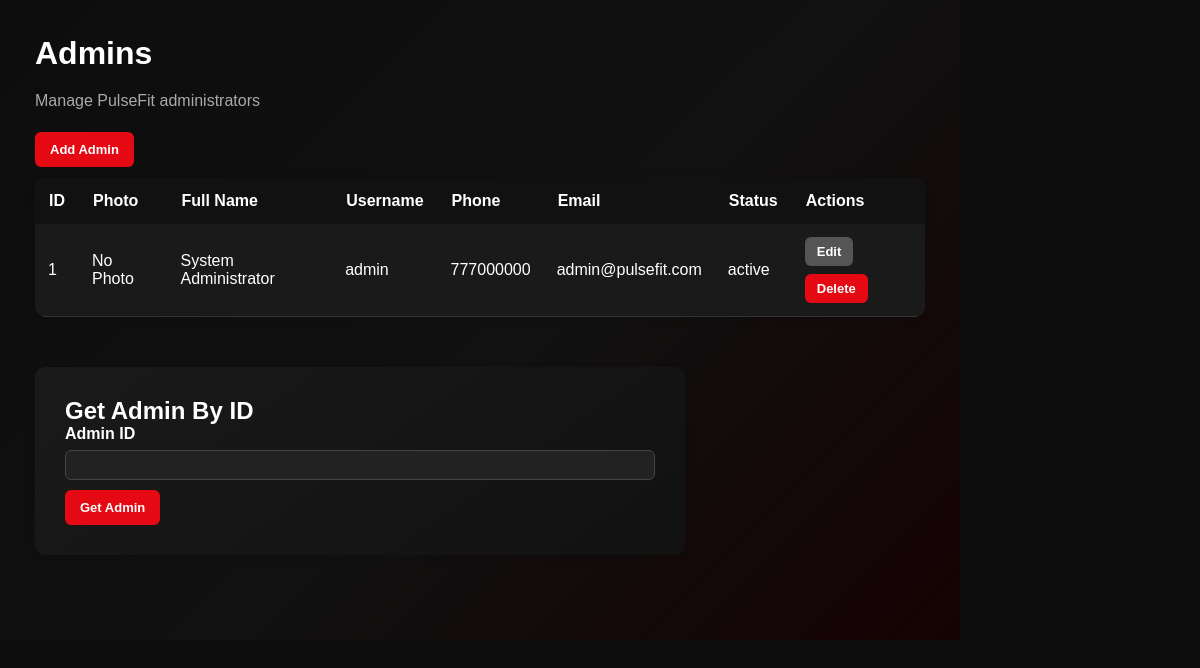
Page /pages/admin/super_admin/admins.php on the committed database.
### tables this page shows
CREATE TABLE `users` (
  `user_id` int(10) NOT NULL COMMENT 'pk',
  `full_name` varchar(100) NOT NULL,
  `username` varchar(50) NOT NULL,
  `password` varchar(255) NOT NULL,
  `role` varchar(20) NOT NULL,
  `profile_id` int(10) DEFAULT 4,
  `phone` varchar(20) NOT NULL,
  `email` varchar(100) NOT NULL,
  `status` varchar(20) NOT NULL,
  `image` varchar(255) DEFAULT NULL
);

### classes/BaseModel.php (called while the page is built, shortened)
<?php
require_once __DIR__ . "/../config/database.php";
class BaseModel
{
    protected $conn;
    public function __construct()
    {
        global $conn;
        $this->conn = $conn;
    }
    protected function fetchAll($sql, $types = "", ...$params)
    {
        $stmt = $this->conn->prepare($sql);
        if (!empty($types)) {
            $stmt->bind_param($types, ...$params);
        }
        if (!$stmt->execute()) {
            die("Execute failed: " . $stmt->error);
        }
        $result = $stmt->get_result();
        return $result->fetch_all(MYSQLI_ASSOC);
    }
}

### classes/user.php (called while the page is built, shortened)
<?php
require_once __DIR__ . "/BaseModel.php";
class User extends BaseModel
{
public function getAdmins()
{
    return $this->fetchAll(
        "SELECT
            users.*,
            profiles.profile_name
         FROM users
         LEFT JOIN profiles
            ON users.profile_id = profiles.profile_id
         WHERE users.profile_id = ?
         ORDER BY users.user_id DESC",
        "i",
        1
    );
}
}

### pages/admin/super_admin/admins.php (the view, shortened to what this page needs)
<?php
require_once __DIR__ . "/../../../classes/user.php";
$user = new User();
$admins = $user->getAdmins();
?>
<!DOCTYPE html>
<html lang="en">
<head>
    <link
        rel="stylesheet"
        href="../../../assets/css/style.css"
    >
</head>
<body>
<div class="main-content">
    <div class="dashboard-header">
        <div>
            <h1>
                Admins
            </h1>
            <p>
                Manage PulseFit administrators
            </p>
        </div>
    </div>
    <div style="margin-bottom: 20px;">
        <a
            href="add_admin.php"
            class="form-button"
        >
            Add Admin
        </a>
    </div>
    <table>
        <tr>
            <th>
                ID
            </th>
            <th>
                Photo
            </th>
            <th>
                Full Name
            </th>
            <th>
                Username
            </th>
            <th>
                Phone
            </th>
            <th>
                Email
            </th>
            <th>
                Status
            </th>
            <th>
                Actions
            </th>
        </tr>
        <?php if (empty($admins)): ?>
            <tr>
                <td colspan="8">
                    No admins found.
                </td>
            </tr>
        <?php else: ?>
            <?php foreach ($admins as $item): ?>
                <tr>
                    <td>
                        <?= htmlspecialchars(
                            $item["user_id"]
                        ) ?>
                    </td>
                    <td>
                        <?php if (!empty($item["image"])): ?>
                            <img
                                src="/PulseFit/uploads/users/<?= htmlspecialchars($item["image"]) ?>"
                                alt="Admin Photo"
                                style="
                                    width: 50px;
                                    height: 50px;
                                    object-fit: cover;
                                    border-radius: 50%;
                                "
                            >
                        <?php else: ?>
                            No Photo
                        <?php endif; ?>
                    </td>
                    <td>
                        <?= htmlspecialchars(
                            $item["full_name"]
                        ) ?>
                    </td>
                    <td>
                        <?= htmlspecialchars(
                            $item["username"]
                        ) ?>
                    </td>
                    <td>
                        <?= htmlspecialchars(
                            $item["phone"]
                        ) ?>
                    </td>
                    <td>
                        <?= htmlspecialchars(
                            $item["email"]
                        ) ?>
                    </td>
                    <td>
                        <?= htmlspecialchars(
                            $item["status"]
                        ) ?>
                    </td>
                    <td>
                        <div class="table-actions">
                            <a
                                href="edit_admin.php?id=<?= $item["user_id"] ?>"
                                class="edit-button"
                            >
                                Edit
                            </a>
                            <a
                                href="delete_admin.php?id=<?= $item["user_id"] ?>"
                                class="delete-button"
                                onclick="return confirm('Are you sure you want to delete this admin?');"
                            >
                                Delete
                            </a>
                        </div>
                    </td>
                </tr>
            <?php endforeach; ?>
        <?php endif; ?>
    </table>
    <div
        class="form-container"
        style="margin-top: 50px;"
    >
        <h2>
            Get Admin By ID
        </h2>
        <form method="POST">
            <div class="form-group">
                <label for="user_id">
                    Admin ID
                </label>
                <input
                    type="number"
                    id="user_id"
                    name="user_id"
                    min="1"
                    required
                >
            </div>
            <button
                type="submit"
                class="form-button"
            >
                Get Admin
            </button>
        </form>
    </div>
</div>
</body>
</html>

### rows in the picture
users: user_id "1", image "No Photo", full_name "System Administrator", username "admin", phone "777000000", email "admin@pulsefit.com", status "active"
